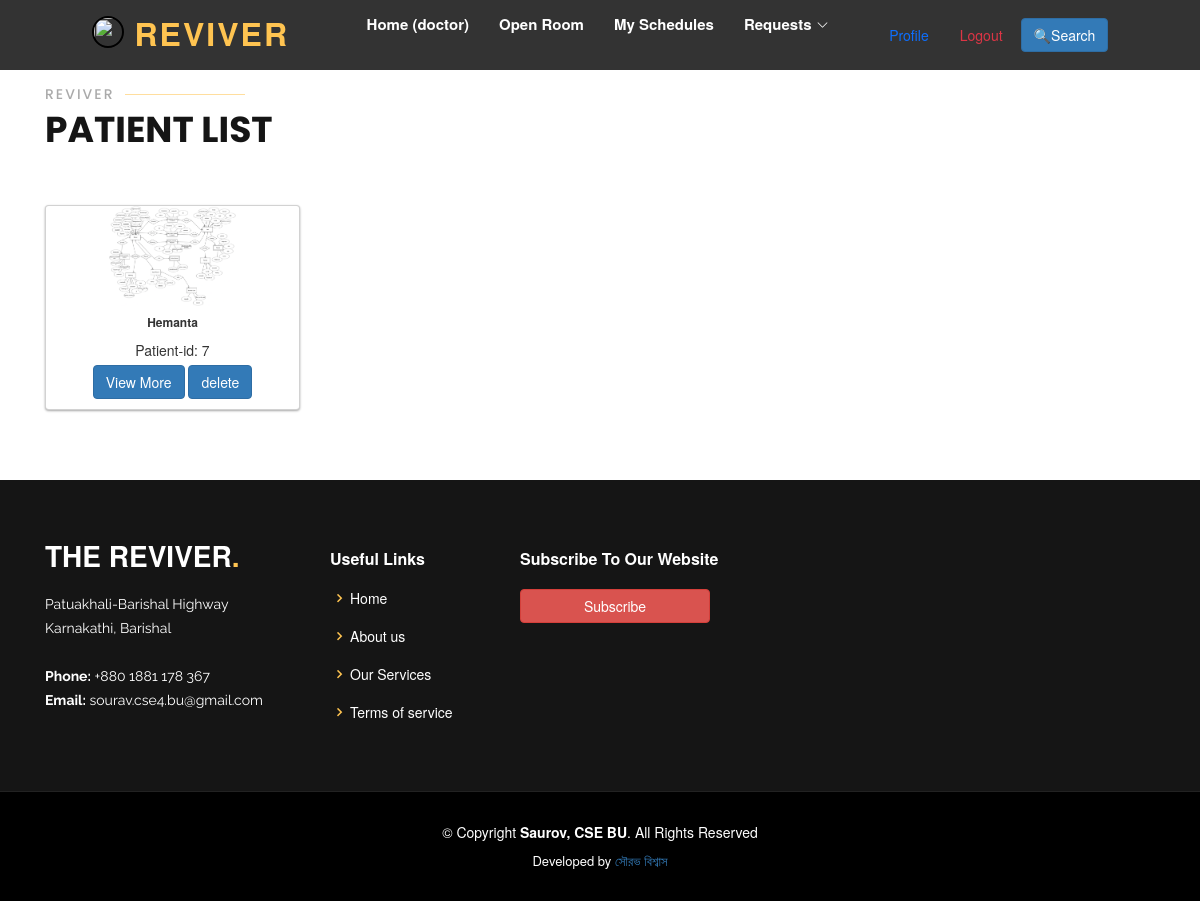
The page /user/showpatients/ (signed in) on the database its author committed.
### user/models.py (models this page shows)
class Patient(models.Model):
    gender_choice = (
            ('female', 'Female'),
            ('male', 'Male'),
            ('other', 'Other'),
        )
    user_profile = models.ForeignKey(UserProfile, on_delete = models.CASCADE)
    diagnosis = models.TextField(blank = True, null = True)
    name = models.CharField(max_length= 30, blank = True, null = True)
    age = models.IntegerField(blank = True, null = True)
    gender = models.CharField(max_length=30, blank=True, null=True, choices=gender_choice)
    image = models.ImageField(upload_to="images/",  blank=True, null = True)
    created_at = models.DateTimeField(default=get_current_time(), blank = True, null = True)
    def __str__(self):
        return str(self.id)
    def __init__(self, *args, **kwargs):
        user_profile = kwargs.pop('user_profile', None)
        super().__init__(*args, **kwargs)
        if user_profile:
            self.instance.user_profile = user_profile

### user/views.py (the view, shortened to what this page needs)
# urls.py: path('showpatients/', views.showpatients, name = 'showpatients'),
def showpatients(request):
    context = {}
    if not request.user.is_authenticated:
        return redirect('signin')
    user_profile = UserProfile.objects.get(user = request.user)
    if user_profile is not None:
        user_profile.last_seen = timezone.now()
        user_profile.save()
    context['user_profile'] = user_profile
    patientlist = Patient.objects.filter(user_profile=user_profile).order_by('-created_at')
    context['patientlist'] = patientlist
    print (patientlist)
    return render(request, 'user/patientlist.html', context)

### templates/user/patientlist.html (shortened to what this page needs)
{% extends 'user/base.html' %}
{% load static %}
{% block addhead %}
<link rel="stylesheet" href="https://maxcdn.bootstrapcdn.com/bootstrap/3.4.1/css/bootstrap.min.css">
{% endblock %}
{% block body %}
<div class="section-title mt-5">
    <h2>Reviver</h2>
    <p>Patient List</p>
  </div>
  <div class="row">
    {% for data in patientlist %}
      <div class="col-sm-3" data-aos="zoom-in" data-aos-delay="100">
        <div class="card">
          <div class="image">
            <img src="{{ data.image.url }}" alt="no image found" style="width: 300; height: 100px; object-fit: contain; object-position: center;">
          </div>
          <div class="card-inner text-center">
            <div class="header">
                <div class = "row">
                    <h6 class="fw-bold">{{ data.name }}</h6>
                </div>
              <h7>Patient-id: {{data.id}}</h7>
            </div>
            <div class="content">
              <button type="button" class="btn btn-primary" data-toggle="modal" data-target="#myModal{{ data.id }}">
                View More
              </button>
              <a href = "{% url 'delete_patient' data.id %}"><button class = "btn btn-primary">delete</button></a>
            </div>
          </div>
        </div>
      </div>
    {% endfor %}
  </div>
  {% endblock %}

### static/assets/css/style.css (style rules this page uses)
body { font-family: "Open Sans", sans-serif; color: #444444; }
a { color: #ffc451; text-decoration: none; }
h1, h2, h3, h4, h5, h6 { font-family: "Raleway", sans-serif; }
.section-title { padding-bottom: 40px; }
.section-title h2 { font-size: 14px; font-weight: 500; padding: 0; line-height: 1px; margin: 0 0 5px 0; letter-spacing: 2px; text-transform: uppercase; color: #aaaaaa; font-family: "Poppins", sans-serif; }
.section-title h2::after { content: ""; width: 120px; height: 1px; display: inline-block; background: #ffde9e; margin: 4px 10px; }
.section-title p { margin: 0; margin: 0; font-size: 36px; font-weight: 700; text-transform: uppercase; font-family: "Poppins", sans-serif; color: #151515; }

### templates/user/patientlist.html (style rules this page uses)
body { background: #eeeded; }
.card { box-shadow: 0 1px 3px rgba(0,0,0,0.12), 0 1px 2px rgba(0,0,0,0.24); transition: all 0.2s ease-in-out; box-sizing: border-box; margin-top:10px; margin-bottom:10px; background-color:#FFF; }
.card > .card-inner { padding:10px; }
.card .header { margin-bottom:5px; }
.card img { width:100%; }

### rows shown on the page
Patient: image (picture), name "Hemanta", id "7"
